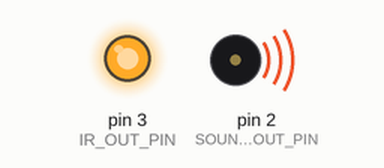
Simulated run of this sketch. Board: Arduino Uno, built with avr-gcc and run on an emulated ATmega328P. Shown: output pins drawn as LEDs (lit = HIGH), buzzer (waves = sounding). Pins used as bus, display or sensor lines are not drawn.

Above: at 0.1 s.
At 15.2 s:
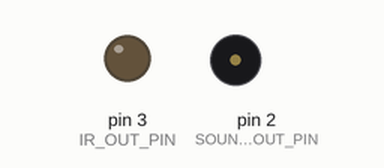
Timing chart, 0 to 39.3 s (numbered marks = the images above):
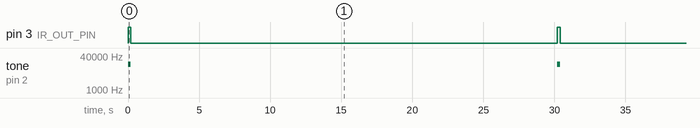

The sketch:

tone_ir_trigger.ino
```cpp
#define NOTE 16000  // in Hz
#define DELAY 30000 // in ms
#define SIGNAL_LENGTH 200 // in ms
#define SOUND_OUT_PIN 2
#define IR_OUT_PIN 3  // pin of infrared LED
#define VIS_OUT_PIN 4 // pin of visible LED
#define TRIGGER_OUT_PIN 5 // pin of EEG trigger

void setup() {
  pinMode(IR_OUT_PIN, OUTPUT);
  pinMode(IR_OUT_PIN, OUTPUT);
  pinMode(TRIGGER_OUT_PIN, OUTPUT);
}

void loop() {
  tone(SOUND_OUT_PIN, NOTE);
  digitalWrite(IR_OUT_PIN, HIGH);
  digitalWrite(VIS_OUT_PIN, HIGH);
  digitalWrite(TRIGGER_OUT_PIN, HIGH);
  delay(SIGNAL_LENGTH);
  noTone(SOUND_OUT_PIN);
  digitalWrite(IR_OUT_PIN, LOW);
  digitalWrite(VIS_OUT_PIN, LOW);
  digitalWrite(TRIGGER_OUT_PIN, LOW);
  delay(DELAY);
}
```

Measured:
- by itself, pin 3 (IR_OUT_PIN): alternates HIGH for 0.20 s and LOW for 30.0 s
- by itself, tone on pin 2 (SOUND_OUT_PIN): alternates 16000 Hz for 0.20 s and silent for 30.0 s
